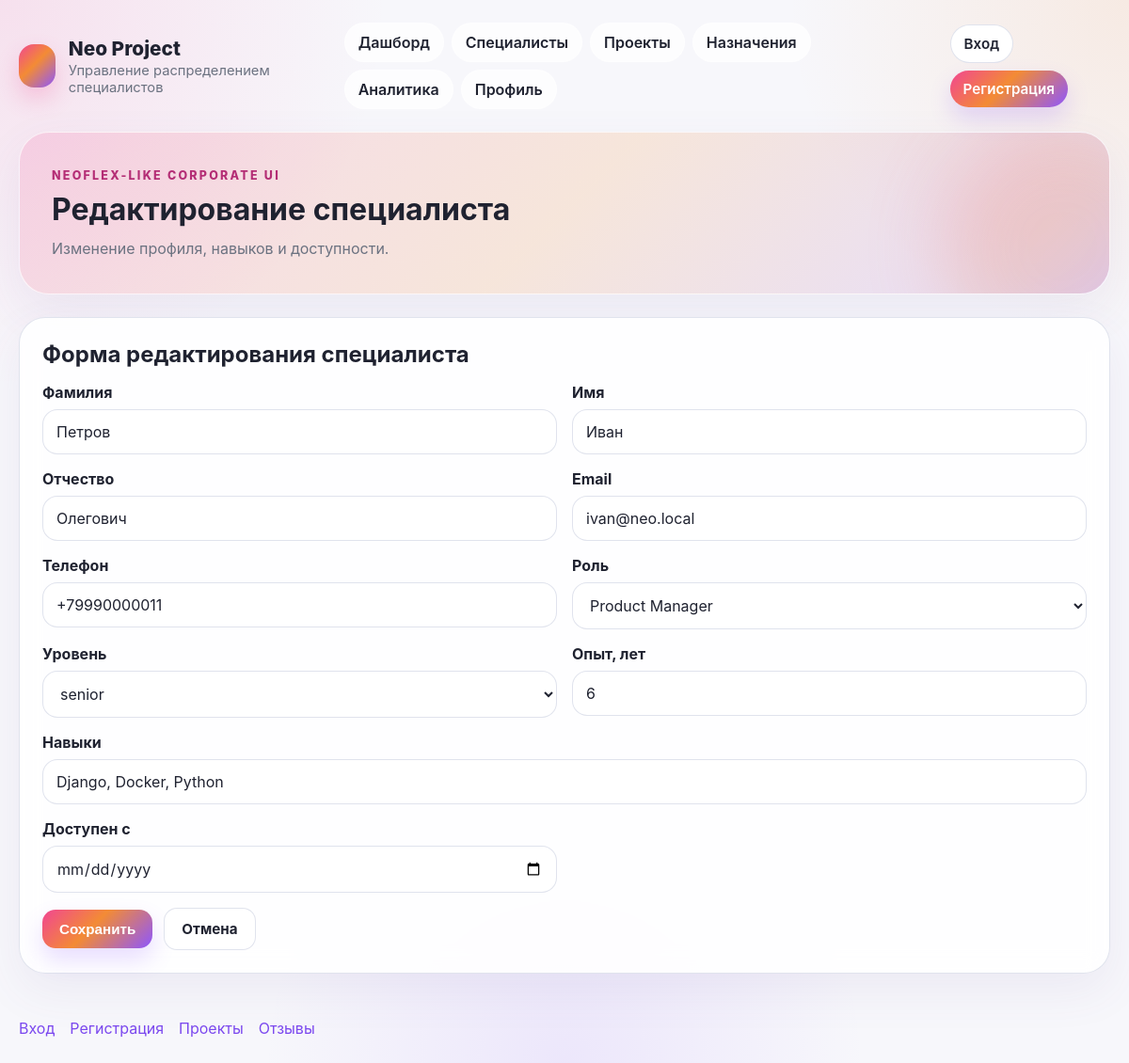
/specialists/6/edit/, run on the app's committed database.
### db/models.py (models this page shows, shortened)
class User(models.Model):
    last_name = models.CharField(max_length=100)
    first_name = models.CharField(max_length=100)
    middle_name = models.CharField(max_length=100, null=True, blank=True)
    email = models.EmailField(max_length=255, unique=True)
    phone = models.CharField(max_length=30)
    role = models.CharField(max_length=50, choices=Role.choices, db_index=True)
    class Meta:
        db_table = "users"

class SpecialistProfile(models.Model):
    user = models.OneToOneField(
        User,
        on_delete=models.CASCADE,
        primary_key=True,
        related_name="specialist_profile",
        limit_choices_to={"role": Role.SPECIALIST},
    )
    experience_years = models.PositiveIntegerField()
    profession = models.CharField(max_length=50, choices=Profession.choices, db_index=True)
    level = models.CharField(max_length=50, choices=Level.choices, db_index=True)
    is_busy = models.BooleanField(default=False)
    busy_until = models.DateField(null=True, blank=True)
    class Meta:
        db_table = "specialist_profile"
        constraints = [
            models.CheckConstraint(
                check=Q(experience_years__gte=0),
                name="chk_specialist_profile_experience_years",
            ),
        ]

### api/views.py (the view, shortened to what this page needs)
# urls.py: path('specialists/<int:pk>/edit/', views.specialist_edit_view, name='specialist_edit'),
def specialist_edit_view(request, pk):
    profile = get_object_or_404(SpecialistProfile.objects.select_related("user"), pk=pk)
    user = profile.user
    specialist = {
        "id": profile.user_id,
        "first_name": user.first_name,
        "last_name": user.last_name,
        "middle_name": user.middle_name or "",
        "email": user.email,
        "phone": user.phone,
        "role": profile.profession,
        "seniority": profile.level,
        "experience": profile.experience_years,
        "skills": ", ".join(user.user_skills.values_list("skill", flat=True)),
        "busy_until": profile.busy_until.isoformat() if profile.busy_until else "",
    }
    return _page(
        request,
        "pages/specialist_edit.html",
        "Редактирование специалиста",
        "Изменение профиля, навыков и доступности.",
        specialist=specialist,
        profession_choices=Profession.choices,
        level_choices=Level.choices,
        skill_choices=Skill.choices,
    )

### api/views.py (called while the page is built)
def _current_user(request):
    user_id = request.session.get("api_user_id")
    if not user_id:
        return None
    return User.objects.filter(pk=user_id).first()

def _page(request, template_name, page_title, page_description, **context):
    context.update({
        'page_title': page_title,
        'page_description': page_description,
        'current_user': _current_user(request),
    })
    return render(request, template_name, context)

### templates/pages/specialist_edit.html (shortened to what this page needs)
{% extends 'base.html' %}
{% block content %}
<section class="card form-card">
    <h2>Форма редактирования специалиста</h2>
    <form class="form-grid two-col-form" method="post" action="{% url 'app:specialist_edit' specialist.id %}">
        <label><span>Фамилия</span><input name="last_name" type="text" value="{{ specialist.last_name }}"></label>
        <label><span>Имя</span><input name="first_name" type="text" value="{{ specialist.first_name }}"></label>
        <label><span>Отчество</span><input name="middle_name" type="text" value="{{ specialist.middle_name }}"></label>
        <label><span>Email</span><input name="email" type="email" value="{{ specialist.email }}"></label>
        <label><span>Телефон</span><input name="phone" type="text" value="{{ specialist.phone }}"></label>
        <label><span>Роль</span>
            <select name="profession">
                {% for value, label in profession_choices %}
                <option value="{{ value }}" {% if specialist.role == value %}selected{% endif %}>{{ label }}</option>
                {% endfor %}
            </select>
        </label>
        <label><span>Уровень</span>
            <select name="level">
                {% for value, label in level_choices %}
                <option value="{{ value }}" {% if specialist.seniority == value %}selected{% endif %}>{{ label }}</option>
                {% endfor %}
            </select>
        </label>
        <label><span>Опыт, лет</span><input name="experience_years" type="number" value="{{ specialist.experience }}"></label>
        <label class="full-width"><span>Навыки</span><input name="skills" type="text" value="{{ specialist.skills }}"></label>
        <label><span>Доступен с</span><input name="busy_until" type="date" value="{{ specialist.busy_until }}"></label>
        <div class="full-width action-row">
            <button type="submit" class="btn-primary">Сохранить</button>
            <a href="{% url 'app:specialist_detail' specialist.id %}" class="btn-secondary">Отмена</a>
        </div>
    </form>
</section>
{% endblock %}

### static/css/style.css (style rules this page uses)
:root { --bg: #f7f7fb; --surface: rgba(255, 255, 255, 0.88); --surface-strong: #ffffff; --text: #1f2230; --muted: #6b7280; --border: rgba(219, 223, 234, 0.85); --shadow: 0 18px 50px rgba(97, 74, 150, 0.08); --gradient: linear-gradient(135deg, #f14692 0%, #f38b35 45%, #8d56ff 100%); --gradient-soft: linear-gradient(135deg, rgba(241, 70, 146, 0.16), rgba(243, 139, 53, 0.16), rgba(141, 86, 255, 0.16)); }
* { box-sizing: border-box; }
body { margin: 0; font-family: Inter, Arial, sans-serif; color: var(--text); background: radial-gradient(circle at top left, rgba(241, 70, 146, 0.13), transparent 25%), radial-gradient(circle at top right, rgba(243, 139, 53, 0.12), transparent 22%), radial-gradient(circle at bottom center, rgba(141, 86, 255, 0.1), transparent 25%), var(--bg); }
a { color: #7b48ef; text-decoration: none; }
.card { background: var(--surface); border: 1px solid var(--border); border-radius: 28px; box-shadow: var(--shadow); padding: 24px; backdrop-filter: blur(12px); }
.card h2 { margin-top: 0; margin-bottom: 16px; }
.btn-primary, .btn-secondary, button { border: none; cursor: pointer; border-radius: 14px; padding: 12px 18px; font-weight: 700; font-size: 0.95rem; }
.btn-primary { background: var(--gradient); color: white; box-shadow: 0 12px 24px rgba(141, 86, 255, 0.2); }
.btn-secondary { background: white; color: var(--text); border: 1px solid var(--border); }
.action-row { display: flex; gap: 12px; flex-wrap: wrap; align-items: center; }
input, select, textarea { width: 100%; border: 1px solid var(--border); border-radius: 16px; padding: 13px 14px; background: rgba(255,255,255,0.85); color: var(--text); font: inherit; }
label span { display: block; font-weight: 700; margin-bottom: 8px; }
.form-grid { display: grid; gap: 16px; }
.two-col-form { grid-template-columns: repeat(2, minmax(0, 1fr)); }
.full-width { grid-column: 1 / -1; }

### data on the page
User: last_name "Петров", first_name "Иван", middle_name "Олегович", email "ivan@neo.local", phone "+79990000011"
SpecialistProfile: level "senior"

### other printed values
{{ page_title }} "Редактирование специалиста"
{{ page_description }} "Изменение профиля, навыков и доступности."
form field profession "Product Manager"
